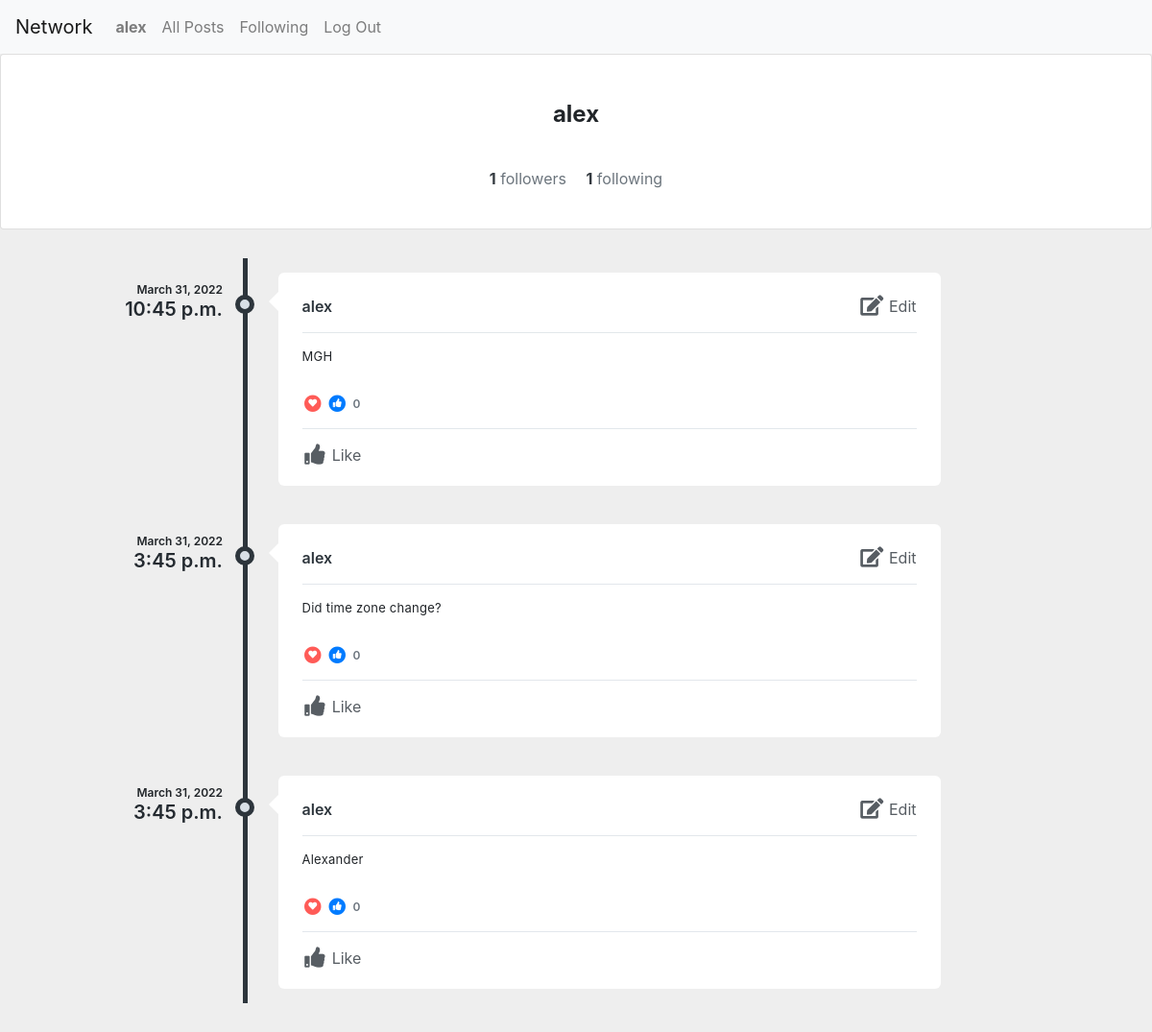
/alex/ (signed in), run on the app's committed database.
### network/models.py (models this page shows, shortened)
class User(AbstractUser):
    pass

class Posts(models.Model):
    person = models.ForeignKey(User, on_delete=models.CASCADE)
    post = models.CharField(max_length=280)
    timestamp = models.DateTimeField(auto_now_add=True)
    likes = models.ManyToManyField(User, related_name= 'likes')
    def likes_as_flat_user_id_list(self):
        return self.likes.values_list('id', flat=True)

### network/views.py (the view)
# urls.py: path("<str:person_url>/", views.username, name="username"),
def username(request, person_url):
    if request.method == "GET":
        person = User.objects.filter(username = person_url)
        posts = Posts.objects.filter(person__username = person_url).order_by('-id')
        if Following.objects.filter(person__username = person_url).exists():
            following = Following.objects.filter(person__username = person_url ).values_list("following").count()
        else:
            following = 0
        if Following.objects.filter(following__username = person_url).exists():
            followers = Following.objects.filter(following__username = person_url).count()
        else:
            followers = 0
        userisfollowing = False
        if Following.objects.filter(person = request.user.id).exists():
            if Following.objects.filter(person = request.user.id, following__username = person_url).exists():
                userisfollowing = True
        return render(request, "network/userprofile.html", {"persons": person, "posts": posts, "followers": followers, "following":following, "userisfollowing": userisfollowing})

### network/templates/network/userprofile.html (shortened to what this page needs)
{% extends "network/layout.html" %}
{% load static %}
{% block body %}
<link href="https://cdnjs.cloudflare.com/ajax/libs/font-awesome/5.11.2/css/all.min.css" rel="stylesheet">
<main>
{% for person in persons %}
        <div class="card social-prof">
            <div class="container">
    <div class="text-center py-4">
      <div class="col-md-8 col-lg-6 col-xl-5 p-0 mx-auto">
        <h4 class="font-weight-bold my-4 justify-content-center  align-items-center">{{person.username}}</h4>
         <div class="container">
    <div class="d-flex  justify-content-center align-items-center py-3">
      <div>
        <a href="#" class="d-inline-block text-dark">
          <strong>{{followers}}</strong>
          <span class="text-muted">followers</span>
        </a>
        <a href="#" class="d-inline-block text-dark ml-3">
          <strong>{{following}}</strong>
          <span class="text-muted">following</span>
        </a>
      </div>
    </div>
  </div>
        </div>
    </div>
  </div>
 </div>
 {% endfor %}
               <div class="profile-content">
               <div class="tab-content p-0">
                  <div class="tab-pane fade active show" id="profile-post">
                     <ul class="timeline">
                         {% for post in posts %}
                        <li>
                           <div class="timeline-time">
                              <span class="date">{{post.timestamp.date}}</span>
                              <span class="time">{{post.timestamp.time}}</span>
                           </div>
                           <div class="timeline-icon">
                              <a href="javascript:;">&nbsp;</a>
                           </div>
                           <div class="timeline-body">
                              <div class="timeline-header">
                                 <span class="username"><a href="javascript:;">{{post.person}}</a> <small></small></span>
                                 {% if post.person.username == user.username %}
                                 <span class="pull-right"><a href="javascript:;" onclick="editpost('{{post.pk}}')" style="color: #575d63;" class="m-r-15 text-inverse-lighter"><i class="fa fa-edit fa-fw fa-lg m-r-3"></i> Edit</a></span>
                                 {% endif %}
                              </div>
                              <div class="timeline-content">
                                 <p data-id= "{{post.pk}}">
                                   {{post.post}}
                                 </p>
                              </div>
                              <div class="timeline-likes">
                                 <div class="stats">
                                    <span class="fa-stack fa-fw stats-icon">
                                    <i class="fa fa-circle fa-stack-2x text-danger"></i>
                                    <i class="fa fa-heart fa-stack-1x fa-inverse t-plus-1"></i>
                                    </span>
                                    <span class="fa-stack fa-fw stats-icon">
                                    <i class="fa fa-circle fa-stack-2x text-primary"></i>
                                    <i class="fa fa-thumbs-up fa-stack-1x fa-inverse"></i>
                                    </span>
                                    <span data-id= "{{post.pk}}6" class="stats-total">{{post.likes.count }} </span>
                                 </div>
                              </div>
                              <div class="timeline-footer">
                                 {% if request.user.id in post.likes_as_flat_user_id_list %}
                                 <a href="javascript:;" onclick="updatelike('{{post.pk}}')" data-id="{{post.pk}}7" class="alreadyliked m-r-15 text-inverse-lighter"><i class="fa fa-thumbs-up fa-fw fa-lg m-r-3"></i> Like</a>
                                 {% else %}
                                 <a href="javascript:;" onclick="updatelike('{{post.pk}}')" data-id="{{post.pk}}7" class="m-r-15 text-inverse-lighter"><i class="fa fa-thumbs-up fa-fw fa-lg m-r-3"></i> Like</a>
                                 {% endif %}
                              </div>
                           </div>
                           </li>
                           {% endfor%}
                        </ul>
</main>
{% endblock %}

### network/templates/network/layout.html (shortened to what this page needs)
{% load static %}
<!DOCTYPE html>
<html lang="en">
    <head>
<link rel="stylesheet" href="https://cdn.jsdelivr.net/npm/bootstrap@4.0.0/dist/css/bootstrap.min.css">
        <link href="{% static 'network/styles.css' %}" rel="stylesheet">
        <link rel="stylesheet" href="https://cdnjs.cloudflare.com/ajax/libs/font-awesome/4.7.0/css/font-awesome.min.css">
    </head>
    <body>
        <nav class="navbar navbar-expand-lg navbar-light bg-light">
            <a class="navbar-brand" href="#">Network</a>
          <div class="collapse navbar-collapse" id="navbarNavAltMarkup">
            <div>
              <ul class="navbar-nav mr-auto">
                {% if user.is_authenticated %}
                    <li class="nav-item">
                        <a class="nav-link" href="{% url 'username' user.username %}"><strong>{{ user.username }}</strong></a>
                    </li>
                {% endif %}
                <li class="nav-item">
                  <a class="nav-link" href="{% url 'index' %}">All Posts</a>
                </li>
                {% if user.is_authenticated %}
                    <li class="nav-item">
                        <a class="nav-link" href="{% url 'following' user.id %}">Following</a>
                    </li>
                    <li class="nav-item">
                        <a class="nav-link" href="{% url 'logout' %}">Log Out</a>
                    </li>
                {% endif %}
              </ul>
            </div>
            </div>
          </nav>
        <div class="body">
            {% block body %}
            {% endblock %}
        </div>
    </body>
</html>

### network/static/network/styles.css (style rules this page uses)
body { background:#eee; }
.b-minus-1, .b-minus-10, .b-minus-2, .b-minus-3, .b-minus-4, .b-minus-5, .b-minus-6, .b-minus-7, .b-minus-8, .b-minus-9, .b-plus-1, .b-plus-10, .b-plus-2, .b-plus-3, .b-plus-4, .b-plus-5, .b-plus-6, .b-plus-7, .b-plus-8, .b-plus-9, .l-minus-1, .l-minus-2, .l-minus-3, .l-minus-4, .l-minus-5, .l-minus-6, .l-minus-7, .l-minus-8, .l-minus-9, .l-plus-1, .l-plus-10, .l-plus-2, .l-plus-3, .l-plus-4, .l-plus-5, .l-plus-6, .l-plus-7, .l-plus-8, .l-plus-9, .r-minus-1, .r-minus-10, .r-minus-2, .r-minus-3, .r-minus-4, .r-minus-5, .r-minus-6, .r-minus-7, .r-minus-8, .r-minus-9, .r-plus-1, .r-plus-10, .r-plus-2, .r-plus-3, .r-plus-4, .r-plus-5, .r-plus-6, .r-plus-7, .r-plus-8, .r-plus-9, .t-minus-1, .t-minus-10, .t-minus-2, .t-minus-3, .t-minus-4, .t-minus-5, .t-minus-6, .t-minus-7, .t-minus-8, .t-minus-9, .t-plus-1, .t-plus-10, .t-plus-2, .t-plus-3, .t-plus-4, .t-plus-5, .t-plus-6, .t-plus-7, .t-plus-8, .t-plus-9 { position: relative!important }
.profile-content { padding: 25px; border-radius: 4px }
.profile-content:after, .profile-content:before { content: ''; display: table; clear: both }
.profile-content .tab-content, .profile-content .tab-pane { background: 0 0 }
.timeline { list-style-type: none; margin: 0; padding: 0; position: relative }
.timeline:before { content: ''; position: absolute; top: 5px; bottom: 5px; width: 5px; background: #2d353c; left: 20%; margin-left: -2.5px }
.timeline>li { position: relative; min-height: 50px; padding: 20px 0 }
.timeline .timeline-time { position: absolute; left: 0; width: 18%; text-align: right; top: 30px }
.timeline .timeline-time .date, .timeline .timeline-time .time { display: block; font-weight: 600 }
.timeline .timeline-time .date { line-height: 16px; font-size: 12px }
.timeline .timeline-time .time { line-height: 24px; font-size: 20px; color: #242a30 }
.timeline .timeline-icon { left: 15%; position: absolute; width: 10%; text-align: center; top: 40px }
.timeline .timeline-icon a { text-decoration: none; width: 20px; height: 20px; display: inline-block; border-radius: 20px; background: #d9e0e7; line-height: 10px; color: #fff; font-size: 14px; border: 5px solid #2d353c; transition: border-color .2s linear }
.timeline .timeline-body { margin-left: 23%; margin-right: 17%; background: #fff; position: relative; padding: 20px 25px; border-radius: 6px }
.timeline .timeline-body:before { content: ''; display: block; position: absolute; border: 10px solid transparent; border-right-color: #fff; left: -20px; top: 20px }
.timeline .timeline-body>div+div { margin-top: 15px }
.timeline .timeline-body>div+div:last-child { margin-bottom: -20px; padding-bottom: 20px; border-radius: 0 0 6px 6px }
.timeline-header { padding-bottom: 10px; border-bottom: 1px solid #e2e7eb; line-height: 30px }
.timeline-header .username { font-size: 16px; font-weight: 600 }
.timeline-header .username, .timeline-header .username a { color: #2d353c }
.timeline-content { letter-spacing: .25px; line-height: 18px; font-size: 13px }
.timeline-content:after, .timeline-content:before { content: ''; display: table; clear: both }
.timeline-footer { background: #fff; border-top: 1px solid #e2e7ec; padding-top: 15px }
.timeline-footer a:not(.btn) { color: #575d63 }
.timeline-likes { color: #6d767f; font-weight: 600; font-size: 12px }
.timeline-likes .stats-total { display: inline-block; line-height: 20px }
.timeline-likes .stats-icon { float: left; margin-right: 5px; font-size: 9px }
.timeline-likes .stats-icon+.stats-icon { margin-left: -2px }
.text-danger, .text-red { color: #ff5b57!important; }

### data on the page
User: username "alex", followers "1", following "1"
Posts: timestamp "March 31, 2022", timestamp.time "10:45 p.m.", person "alex", post "MGH", likes.count "0"
Posts: timestamp "March 31, 2022", timestamp.time "3:45 p.m.", person "alex", post "Did time zone change?", likes.count "0"
Posts: timestamp "March 31, 2022", timestamp.time "3:45 p.m.", person "alex", post "Alexander", likes.count "0"
